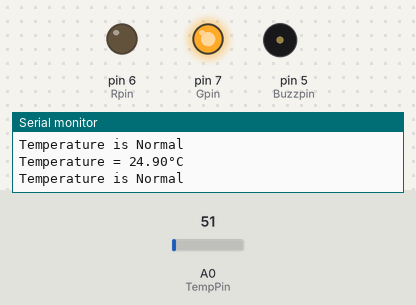
Simulated run of this sketch. Board: Arduino Uno, built with avr-gcc and run on an emulated ATmega328P. On the bench: output pins drawn as LEDs (lit = HIGH), buzzer (waves = sounding, pin HIGH), the last lines printed to the serial monitor. The test bench sets the inputs (shaded band); at power-on: A0 (TempPin) = 51.

Above: at 10.8 s.
10.9 s: A0 (TempPin) set to 63
21.2 s: A0 (TempPin) set to 75
At 31.2 s:
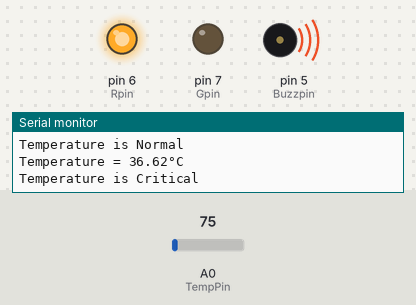
31.5 s: A0 (TempPin) set to 61
At 41.2 s:
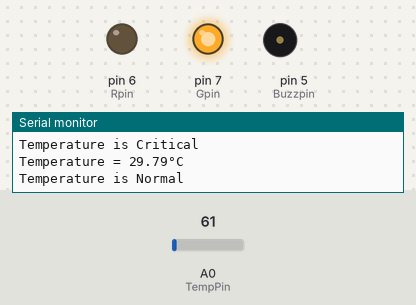
41.5 s: A0 (TempPin) set to 71
At 51.4 s:
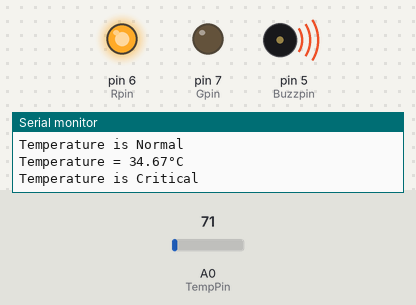
Timing chart, 0 to 52.5 s (numbered marks = the images above; inputs shaded):
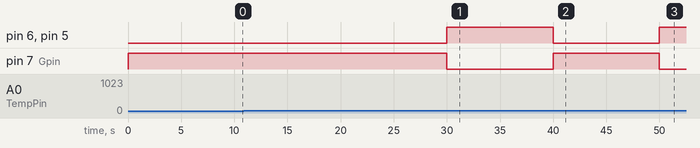

Measured:
- the behaviour switches between 67 and 68 on A0 (TempPin) (found by bisection; images 0 and 1)
- after the input at 21.2 s, pin 6 (Rpin), pin 5 (Buzzpin): LOW → HIGH after 8.8 s; pin 7 (Gpin): HIGH → LOW after 8.8 s
- after the input at 31.5 s, pin 6 (Rpin), pin 5 (Buzzpin): HIGH → LOW after 8.5 s; pin 7 (Gpin): LOW → HIGH after 8.5 s
- after the input at 41.5 s, pin 6 (Rpin), pin 5 (Buzzpin): LOW → HIGH after 8.5 s; pin 7 (Gpin): HIGH → LOW after 8.5 s

The sketch:

tmp36_Sensor.ino
```cpp
const int TempPin = A0;
const int Rpin = 6;
const int Gpin = 7;
const int Buzzpin = 5;
void setup() {
  // put your setup code here, to run once:
Serial.begin(9600);
pinMode(TempPin,INPUT);
pinMode(Rpin,OUTPUT);
pinMode(Gpin,OUTPUT);
pinMode(Buzzpin,OUTPUT);
}

void loop() {
  // put your main code here, to run repeatedly:
float temp = getTemp();
Serial.print("Temperature = ");
Serial.print(temp);
Serial.println("°C");
if(temp>33.00)
{
  digitalWrite(Rpin,HIGH);
  digitalWrite(Buzzpin,HIGH);
  Serial.println("Temperature is Critical");
  digitalWrite(Gpin,LOW);
}
else
{
  digitalWrite(Rpin,LOW);
  digitalWrite(Buzzpin,LOW);
  Serial.println("Temperature is Normal");
  digitalWrite(Gpin,HIGH);
}
delay(10000);
}
double getTemp()
{
  float tmp = analogRead(TempPin);
  float val;
  float dtemp;
  val=(tmp*5)/1024;
  dtemp=(val*100);
  return dtemp;
}
```
